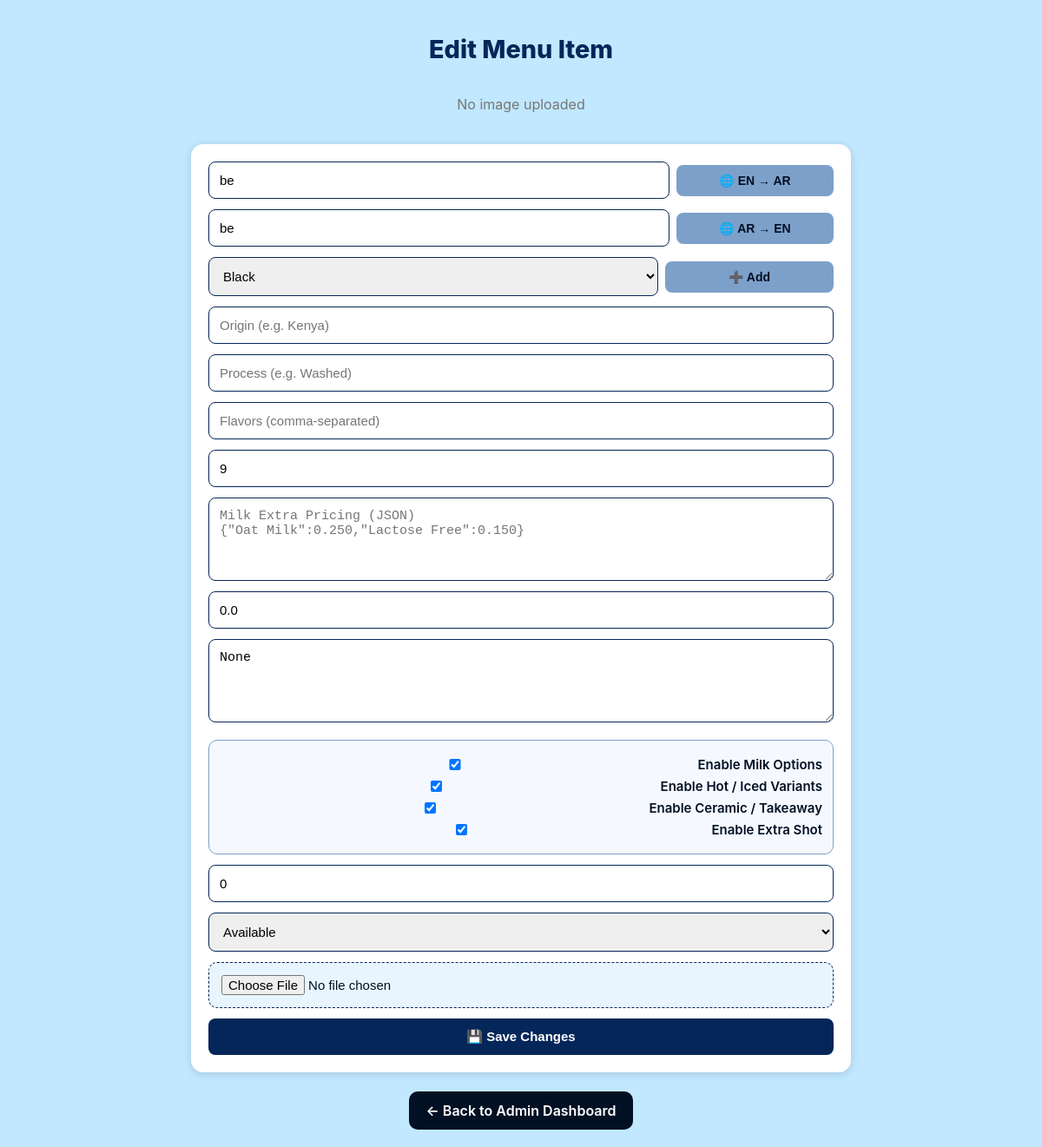
Page /edit/4 (signed in) on the earlier database version.
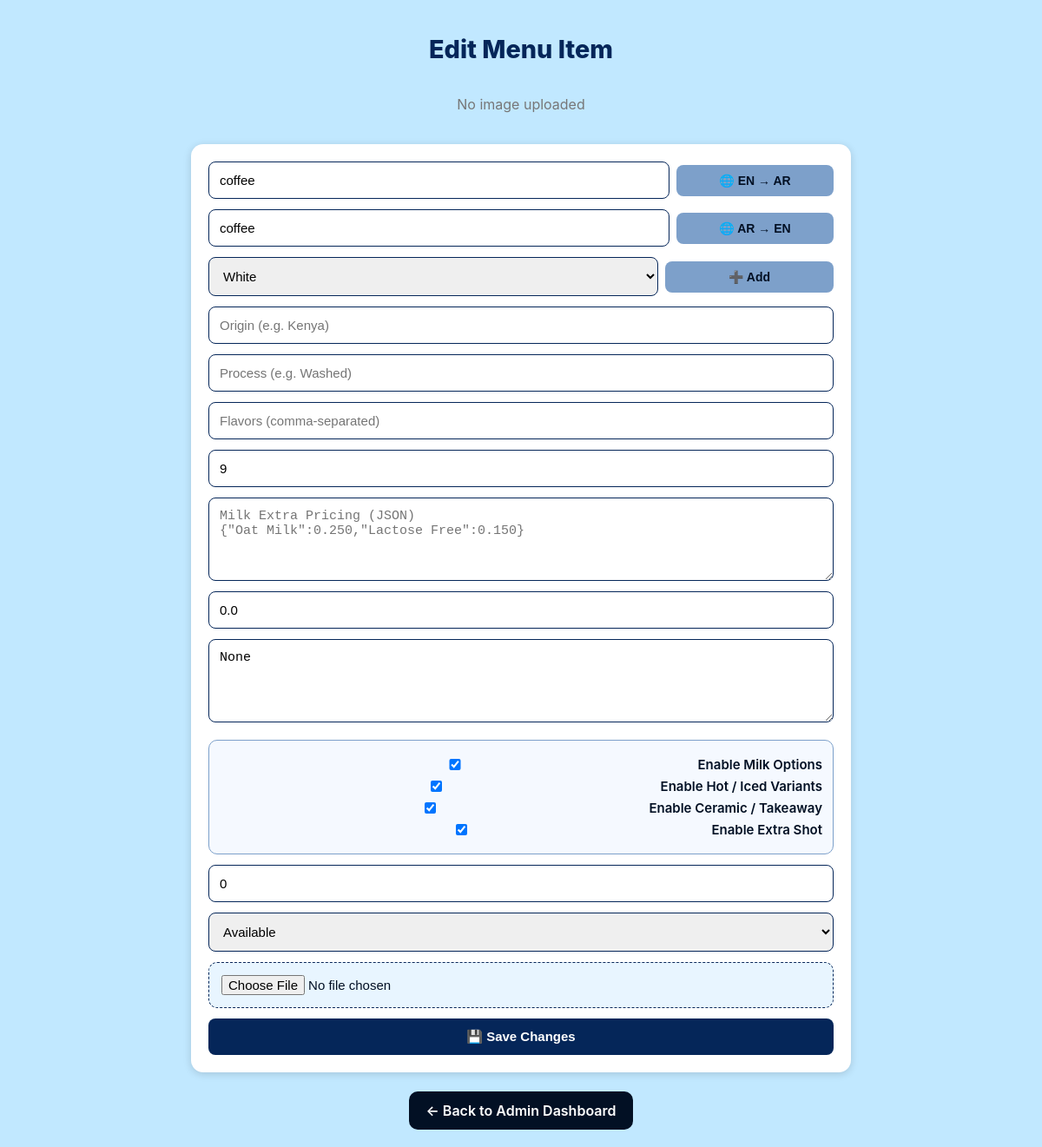
Same page on the later database version.
### tables this page shows
CREATE TABLE menu_items (
        id INTEGER PRIMARY KEY AUTOINCREMENT,
        category TEXT,
        name_en TEXT,
        name_ar TEXT,
        price TEXT,
        origin TEXT,
        process TEXT,
        flavors TEXT,
        image TEXT
    );

CREATE TABLE categories (
        id INTEGER PRIMARY KEY AUTOINCREMENT,
        name TEXT UNIQUE
    );

### collectiveforlife.py (the view, shortened to what this page needs)
@app.route('/edit/<int:item_id>', methods=['GET', 'POST'])
def edit(item_id):
    if not session.get("auth"):
        return redirect("/auth")
    conn = get_db()
    item = conn.execute("SELECT * FROM menu_items WHERE id=?", (item_id,)).fetchone()
    categories = [r["name"] for r in conn.execute("SELECT name FROM categories")]
    if not item:
        conn.close()
        return redirect("/admin")
    conn.close()
    return render_template("admin_edit.html", item=item, categories=categories)

### collectiveforlife.py (called while the page is built)
def get_db():
    conn = sqlite3.connect('menu.db')
    conn.row_factory = sqlite3.Row
    return conn

### templates/admin_edit.html (shortened to what this page needs)
<!doctype html>
<html lang="en">
<head>
</head>
<body>
<h1>Edit Menu Item</h1>
<div class="preview">
  {% if item.image %}
    <img id="previewImage" src="{{ url_for('static', filename='uploads/' ~ item.image) }}" alt="Preview">
  {% else %}
    <p id="noImageText" style="color:#777;">No image uploaded</p>
  {% endif %}
</div>
<form method="POST" enctype="multipart/form-data" id="editForm">
  <div style="display:flex;align-items:center;gap:8px;width:100%;flex-wrap:wrap;">
    <input type="text" id="name_en" name="name_en" value="{{ item.name_en }}" placeholder="Name (English)" required style="flex:1 1 70%;">
    <button type="button" class="translate-btn" onclick="translateField('en')" style="flex:1 1 25%;">🌐 EN → AR</button>
  </div>
  <div style="display:flex;align-items:center;gap:8px;width:100%;flex-wrap:wrap;">
    <input type="text" id="name_ar" name="name_ar" value="{{ item.name_ar }}" placeholder="Name (Arabic)" required style="flex:1 1 70%;">
    <button type="button" class="translate-btn" onclick="translateField('ar')" style="flex:1 1 25%;">🌐 AR → EN</button>
  </div>
  <div style="display:flex;align-items:center;gap:8px;width:100%;flex-wrap:wrap;">
    <select name="category" id="categorySelect" required style="flex:1 1 70%;">
      {% for cat in categories %}
        <option value="{{cat}}" {% if item.category == cat %}selected{% endif %}>{{cat}}</option>
      {% endfor %}
    </select>
    <button type="button" class="add-cat-btn" onclick="addCategory()" style="flex:1 1 25%;">➕ Add</button>
  </div>
  <input type="text" name="origin" value="{{ item.origin }}" placeholder="Origin (e.g. Kenya)">
  <input type="text" name="process" value="{{ item.process }}" placeholder="Process (e.g. Washed)">
  <input type="text" name="flavors" value="{{ item.flavors }}" placeholder="Flavors (comma-separated)">
  <input type="text" name="price" value="{{ item.price }}" placeholder="Price (KWD)" required>
  <textarea name="milk_prices" placeholder='Milk Extra Pricing (JSON)&#10;{"Oat Milk":0.250,"Lactose Free":0.150}'>{{ item.milk_prices }}</textarea>
  <input type="text" name="milk_extra_price" value="{{ item.milk_extra_price }}" placeholder="Extra Milk Price (KWD)">
  <textarea name="variants" placeholder='Variants (JSON)&#10;["Hot","Iced"]'>{{ item.variants }}</textarea>
  <div class="option-toggle-box">
    <label class="option-toggle">
      <input type="checkbox" name="use_milk" value="1" {% if item.use_milk == 1 %}checked{% endif %}>
      Enable Milk Options
    </label>
    <label class="option-toggle">
      <input type="checkbox" name="use_variant" value="1" {% if item.use_variant == 1 %}checked{% endif %}>
      Enable Hot / Iced Variants
    </label>
    <label class="option-toggle">
      <input type="checkbox" name="use_cup" value="1" {% if item.use_cup == 1 %}checked{% endif %}>
      Enable Ceramic / Takeaway
    </label>
    <label class="option-toggle">
      <input type="checkbox" name="use_extrashot" value="1" {% if item.use_extrashot == 1 %}checked{% endif %}>
      Enable Extra Shot
    </label>
  </div>
  <input type="number" name="stock_quantity" value="{{ item.stock_quantity }}" placeholder="Stock Quantity">
  <select name="stock_status" style="flex:1 1 100%;">
    <option value="Available" {% if item.stock_status == "Available" %}selected{% endif %}>Available</option>
  </select>
  <input type="file" name="image" accept="image/*" id="imageInput" onchange="previewFile(event)">
  <button type="submit">💾 Save Changes</button>
</form>
<a href="/admin" class="back">← Back to Admin Dashboard</a>
</body>
</html>

Differences in the rows shown:
changed menu_items "Available": name_en "be" → "coffee"; name_ar "be" → "coffee"; category "Black" → "White"
